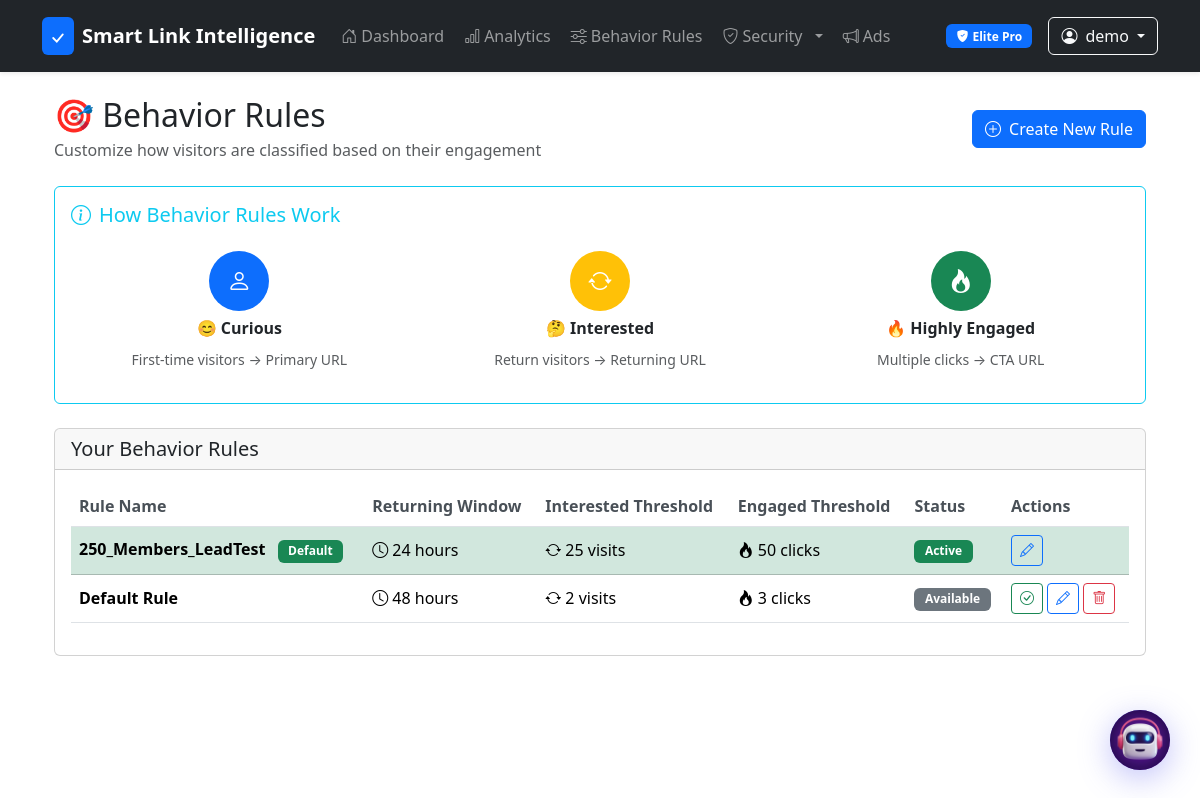
Page /behavior-rules (signed in) on the committed database.
### tables this page shows
CREATE TABLE users (
            id INTEGER PRIMARY KEY AUTOINCREMENT,
            username TEXT UNIQUE NOT NULL,
            password_hash TEXT NOT NULL,
            created_at TEXT DEFAULT (datetime('now'))
        , email TEXT, is_premium INTEGER DEFAULT 0, premium_expires_at TEXT, membership_tier TEXT DEFAULT 'free');

CREATE TABLE behavior_rules (
            id INTEGER PRIMARY KEY AUTOINCREMENT,
            user_id INTEGER NOT NULL,
            rule_name TEXT NOT NULL,
            returning_window_hours INTEGER DEFAULT 48,
            interested_threshold INTEGER DEFAULT 2,
            engaged_threshold INTEGER DEFAULT 3,
            is_default INTEGER DEFAULT 0,
            created_at TEXT DEFAULT (datetime('now')), requests_per_ip_per_minute INTEGER DEFAULT 60, requests_per_ip_per_hour INTEGER DEFAULT 1000, requests_per_link_per_minute INTEGER DEFAULT 500, burst_threshold INTEGER DEFAULT 100, suspicious_threshold INTEGER DEFAULT 10, ddos_threshold INTEGER DEFAULT 50, rapid_click_limit REAL DEFAULT 0.3, health_kill_switch INTEGER DEFAULT 5, detection_window_minutes INTEGER DEFAULT 5,
            FOREIGN KEY(user_id) REFERENCES users(id)
        );

### routes/user.py (the view, shortened to what this page needs)
@user_bp.route("/behavior-rules")
@login_required
def behavior_rules():
    from admin_panel import track_user_activity
    user_rules = query_db(
        "SELECT * FROM behavior_rules WHERE user_id = ? ORDER BY is_default DESC, rule_name ASC",
        [g.user["id"]]
    )
    track_user_activity(g.user["id"], "view_rules", "Viewed behavior rules")
    return render_template("behavior_rules.html", user_rules=user_rules)

### templates/behavior_rules.html (shortened to what this page needs)
{% extends "base.html" %}
{% block content %}
<div class="container-fluid">
    <div class="row">
        <div class="col-12">
            <div class="d-flex justify-content-between align-items-center mb-4">
                <div>
                    <h2 class="mb-1">🎯 Behavior Rules</h2>
                    <p class="text-muted mb-0">Customize how visitors are classified based on their engagement</p>
                </div>
                <button class="btn btn-primary" data-bs-toggle="modal" data-bs-target="#createRuleModal">
                    <i class="bi bi-plus-circle me-2"></i>Create New Rule
                </button>
            </div>
            <div class="card mb-4 border-info">
                <div class="card-body">
                    <h5 class="card-title text-info">
                        <i class="bi bi-info-circle me-2"></i>How Behavior Rules Work
                    </h5>
                    <div class="row">
                        <div class="col-md-4">
                            <div class="text-center p-3">
                                <div class="bg-primary text-white rounded-circle p-3 mb-2 mx-auto"
                                    style="width: 60px; height: 60px; display: flex; align-items: center; justify-content: center;">
                                    <i class="bi bi-person fs-4"></i>
                                </div>
                                <h6 class="fw-bold">😊 Curious</h6>
                                <small class="text-muted">First-time visitors → Primary URL</small>
                            </div>
                        </div>
                        <div class="col-md-4">
                            <div class="text-center p-3">
                                <div class="bg-warning text-white rounded-circle p-3 mb-2 mx-auto"
                                    style="width: 60px; height: 60px; display: flex; align-items: center; justify-content: center;">
                                    <i class="bi bi-arrow-repeat fs-4"></i>
                                </div>
                                <h6 class="fw-bold">🤔 Interested</h6>
                                <small class="text-muted">Return visitors → Returning URL</small>
                            </div>
                        </div>
                        <div class="col-md-4">
                            <div class="text-center p-3">
                                <div class="bg-success text-white rounded-circle p-3 mb-2 mx-auto"
                                    style="width: 60px; height: 60px; display: flex; align-items: center; justify-content: center;">
                                    <i class="bi bi-fire fs-4"></i>
                                </div>
                                <h6 class="fw-bold">🔥 Highly Engaged</h6>
                                <small class="text-muted">Multiple clicks → CTA URL</small>
                            </div>
                        </div>
                    </div>
                </div>
            </div>
            <div class="card">
                <div class="card-header">
                    <h5 class="mb-0">Your Behavior Rules</h5>
                </div>
                <div class="card-body">
                    {% if user_rules %}
                    <div class="table-responsive">
                        <table class="table table-hover">
                            <thead>
                                <tr>
                                    <th>Rule Name</th>
                                    <th>Returning Window</th>
                                    <th>Interested Threshold</th>
                                    <th>Engaged Threshold</th>
                                    <th>Status</th>
                                    <th>Actions</th>
                                </tr>
                            </thead>
                            <tbody>
                                {% for rule in user_rules %}
                                <tr {% if rule.is_default %}class="table-success" {% endif %}>
                                    <td>
                                        <strong>{{ rule.rule_name }}</strong>
                                        {% if rule.is_default %}
                                        <span class="badge bg-success ms-2">Default</span>
                                        {% endif %}
                                    </td>
                                    <td>
                                        <i class="bi bi-clock me-1"></i>{{ rule.returning_window_hours }} hours
                                    </td>
                                    <td>
                                        <i class="bi bi-arrow-repeat me-1"></i>{{ rule.interested_threshold }} visits
                                    </td>
                                    <td>
                                        <i class="bi bi-fire me-1"></i>{{ rule.engaged_threshold }} clicks
                                    </td>
                                    <td>
                                        {% if rule.is_default %}
                                        <span class="badge bg-success">Active</span>
                                        {% else %}
                                        <span class="badge bg-secondary">Available</span>
                                        {% endif %}
                                    </td>
                                    <td>
                                        {% if not rule.is_default %}
                                        <form method="POST"
                                            action="{{ url_for('user.set_default_behavior_rule', rule_id=rule.id) }}"
                                            class="d-inline">
                                            <button type="submit" class="btn btn-sm btn-outline-success"
                                                title="Set as Default">
                                                <i class="bi bi-check-circle"></i>
                                            </button>
                                        </form>
                                        {% endif %}
                                        <button type="button" class="btn btn-sm btn-outline-primary" title="Edit Rule"
                                            data-bs-toggle="modal" data-bs-target="#editRuleModal"
                                            data-rule-id="{{ rule.id }}" data-rule-name="{{ rule.rule_name }}"
                                            data-returning-window="{{ rule.returning_window_hours }}"
                                            data-interested="{{ rule.interested_threshold }}"
                                            data-engaged="{{ rule.engaged_threshold }}">
                                            <i class="bi bi-pencil"></i>
                                        </button>
                                        {% if not rule.is_default %}
                                        <form method="POST"
                                            action="{{ url_for('user.delete_behavior_rule', rule_id=rule.id) }}"
                                            class="d-inline"
                                            onsubmit="return confirm('Are you sure you want to delete this rule?')">
                                            <button type="submit" class="btn btn-sm btn-outline-danger"
                                                title="Delete Rule">
                                                <i class="bi bi-trash"></i>
                                            </button>
                                        </form>
                                        {% endif %}
                                    </td>
                                </tr>
                                {% endfor %}
                            </tbody>
                        </table>
                    </div>
                    {% endif %}
                </div>
            </div>
        </div>
    </div>
</div>
{% endblock %}

### templates/base.html (shortened to what this page needs)
<!doctype html>
<html lang="en">
<head>
  <link href="https://cdn.jsdelivr.net/npm/bootstrap@5.3.3/dist/css/bootstrap.min.css" rel="stylesheet">
  <link rel="stylesheet" href="https://cdn.jsdelivr.net/npm/bootstrap-icons@1.11.0/font/bootstrap-icons.css">
  <link rel="stylesheet" href="{{ url_for('static', filename='css/style.css') }}">
  <link rel="stylesheet" href="{{ url_for('static', filename='css/base.css') }}">
  <link rel="stylesheet" href="{{ url_for('static', filename='css/chat.css') }}">
<body>
  <nav class="navbar navbar-expand-lg navbar-dark bg-dark mb-4 shadow-sm">
    <div class="container">
      <a class="navbar-brand d-flex align-items-center"
        href="{{ url_for('main.index') if g.user else url_for('main.landing') }}">
        <div class="bg-primary rounded-2 p-1 me-2">
          <svg width="24" height="24" viewBox="0 0 40 40" fill="none">
            <path d="M12 20L18 26L28 14" stroke="white" stroke-width="3" stroke-linecap="round" />
          </svg>
        </div>
        <span class="fw-bold">Smart Link Intelligence</span>
      </a>
      <div class="collapse navbar-collapse" id="navbarNav">
        {% if g.user %}
        <ul class="navbar-nav me-auto">
          <li class="nav-item">
            <a class="nav-link" href="{{ url_for('main.index') }}">
              <i class="bi bi-house-door me-1"></i>Dashboard
            </a>
          </li>
          <li class="nav-item">
            <a class="nav-link" href="#" onclick="showAnalyticsOverview()">
              <i class="bi bi-bar-chart me-1"></i>Analytics
            </a>
          </li>
          <li class="nav-item">
            <a class="nav-link" href="{{ url_for('user.behavior_rules') }}">
              <i class="bi bi-sliders me-1"></i>Behavior Rules
            </a>
          </li>
          <li class="nav-item {% if g.user['membership_tier'] == 'elite_pro' %}dropdown{% endif %}">
            {% if g.user['membership_tier'] == 'elite_pro' %}
            <a class="nav-link dropdown-toggle" href="#" role="button" data-bs-toggle="dropdown">
              <i class="bi bi-shield-check me-1"></i>Security
            </a>
            {% else %}
            <a class="nav-link" href="{{ url_for('ddos.ddos_protection_dashboard') }}">
              <i class="bi bi-shield-check me-1"></i>Security
              <i class="bi bi-lock-fill text-secondary ms-1 fs-6" title="Locked for your tier"></i>
            </a>
            {% endif %}
          </li>
          <li class="nav-item">
            <a class="nav-link" href="{{ url_for('ads.create_ad') }}">
              <i class="bi bi-megaphone me-1"></i>Ads
            </a>
          </li>
        </ul>
        <div class="d-flex align-items-center">
          <div class="d-flex align-items-center">
            {% if g.user['is_premium'] %}
            {% if g.user['membership_tier'] == 'elite_pro' %}
            <span class="badge bg-primary text-white me-3">
              <i class="bi bi-shield-fill-check me-1"></i>Elite Pro
            </span>
            {% else %}
            <span class="badge bg-warning text-dark me-3">
              <i class="bi bi-crown-fill me-1"></i>Elite
            </span>
            {% endif %}
            {% else %}
            <span class="badge bg-secondary text-white me-3">
              <i class="bi bi-person me-1"></i>Free
            </span>
            {% endif %}
            <div class="dropdown">
              <button class="btn btn-outline-light dropdown-toggle d-flex align-items-center" type="button"
                data-bs-toggle="dropdown">
                <i class="bi bi-person-circle me-2"></i>{{ g.user.username }}
              </button>
            </div>
          </div>
          {% endif %}
        </div>
      </div>
  </nav>
  <main class="container mb-5">
    {% block content %}{% endblock %}
  </main>
  {% include 'partials/chat_widget.html' %}
</body>
</html>

### rows in the picture
users: user.username "demo"
behavior_rules: rule_name "250_Members_LeadTest", is_default "Default", returning_window_hours "24", interested_threshold "25", engaged_threshold "50"
behavior_rules: rule_name "Default Rule", returning_window_hours "48", interested_threshold "2", engaged_threshold "3", is_default "Available"
